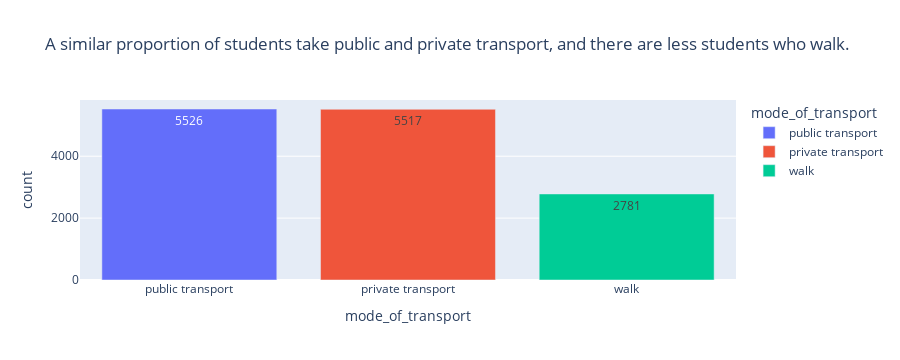

The notebook cell saved with this chart:
### Code cell
# How do the students travel to school?
transport = score['mode_of_transport'].value_counts().reset_index()
px.bar(transport,x='mode_of_transport',y='count',color='mode_of_transport',text_auto=True,title='A similar proportion of students take public and private transport, and there are less students who walk.')

### Figure 1 — Plotly figure (JSON) as saved in the notebook; plotly's stock layout.template omitted (floating-point values rounded to 4 significant figures)
{"data": [{"alignmentgroup": "True", "hovertemplate": "mode_of_transport=%{x}<br>count=%{y}<extra></extra>", "legendgroup": "public transport", "marker": {"color": "#636efa", "pattern": {"shape": ""}}, "name": "public transport", "offsetgroup": "public transport", "orientation": "v", "showlegend": true, "textposition": "auto", "texttemplate": "%{y}", "type": "bar", "x": ["public transport"], "xaxis": "x", "y": [5526], "yaxis": "y"}, {"alignmentgroup": "True", "hovertemplate": "mode_of_transport=%{x}<br>count=%{y}<extra></extra>", "legendgroup": "private transport", "marker": {"color": "#EF553B", "pattern": {"shape": ""}}, "name": "private transport", "offsetgroup": "private transport", "orientation": "v", "showlegend": true, "textposition": "auto", "texttemplate": "%{y}", "type": "bar", "x": ["private transport"], "xaxis": "x", "y": [5517], "yaxis": "y"}, {"alignmentgroup": "True", "hovertemplate": "mode_of_transport=%{x}<br>count=%{y}<extra></extra>", "legendgroup": "walk", "marker": {"color": "#00cc96", "pattern": {"shape": ""}}, "name": "walk", "offsetgroup": "walk", "orientation": "v", "showlegend": true, "textposition": "auto", "texttemplate": "%{y}", "type": "bar", "x": ["walk"], "xaxis": "x", "y": [2781], "yaxis": "y"}], "layout": {"barmode": "relative", "height": 360, "legend": {"title": {"text": "mode_of_transport"}, "tracegroupgap": 0}, "title": {"text": "A similar proportion of students take public and private transport, and there are less students who walk."}, "xaxis": {"anchor": "y", "autorange": true, "categoryarray": ["public transport", "private transport", "walk"], "categoryorder": "array", "domain": [0, 1], "range": [-0.5, 2.5], "title": {"text": "mode_of_transport"}, "type": "category"}, "yaxis": {"anchor": "x", "autorange": true, "domain": [0, 1], "range": [0, 5817.0], "title": {"text": "count"}, "type": "linear"}}}
